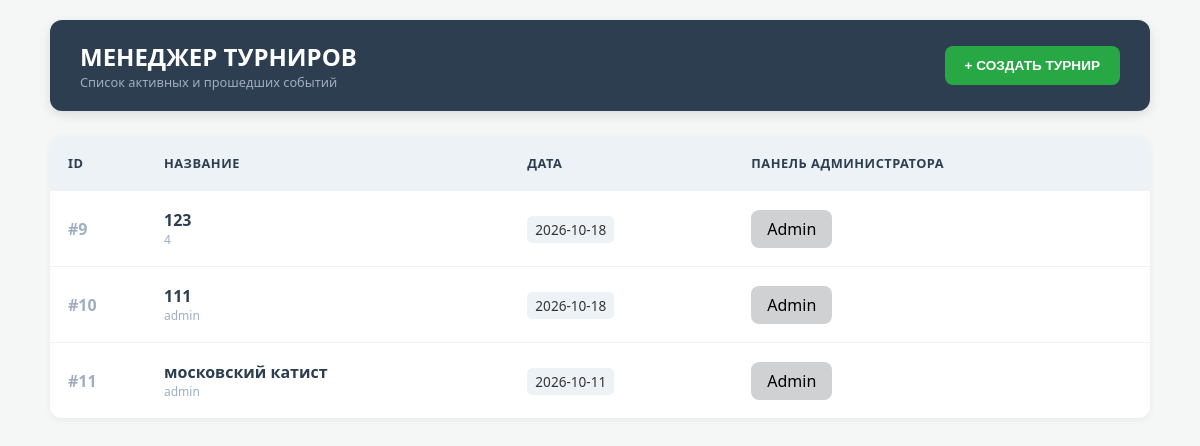
Before: / with the older database file.
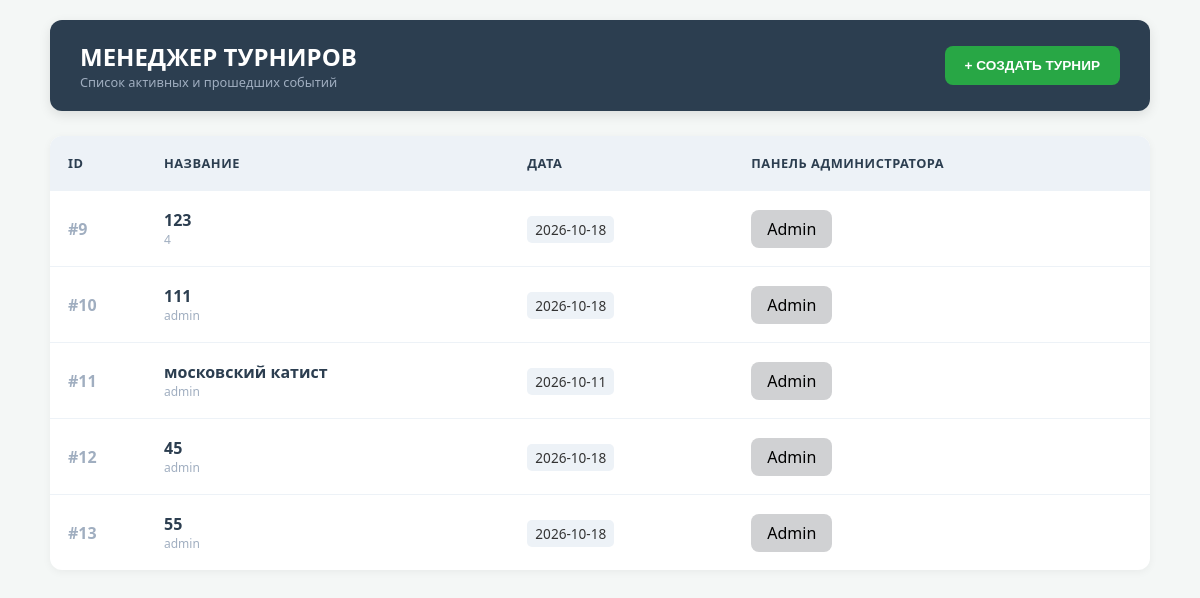
After: the same page with the newer database file.
### app/tournament_main/model.py (models this page shows)
class Base(DeclarativeBase):
    pass

class Tournament(Base):
    __tablename__ = "tournaments"
    id: Mapped[int] = mapped_column(primary_key=True)
    title: Mapped[str] = mapped_column(String(255))
    type: Mapped[str] = mapped_column(String(255))
    description: Mapped[str] = mapped_column(String)
    event_date: Mapped[date] = mapped_column(nullable=False)
    judge: Mapped[str] = mapped_column(String(255))
    title: Mapped[str] = mapped_column(String(255))
    secretary: Mapped[str] = mapped_column(String(255))
    db_path: Mapped[str] = mapped_column(String(255))  # Путь к файлу sqlite этого турнира

### app/show.py (the view)
@router.get("/", response_class=HTMLResponse)
async def index_page(request: Request, db: AsyncSession = Depends(get_db)):
    t_res = await db.execute(select(Tournament))
    tournaments = t_res.scalars().all()
    c_res = await db.execute(select(CategoryTemplate))
    templates_list = c_res.scalars().all()
    return templates.TemplateResponse("index.html", {
        "request": request,
        "tournaments": tournaments,
        "templates": templates_list
    })

### templates/index.html (shortened to what this page needs)
<!DOCTYPE html>
<html lang="ru">
<head>
</head>
<body>
<div class="container">
    <div class="top-bar">
        <div>
            <h1 style="margin:0; font-size: 1.5rem;">МЕНЕДЖЕР ТУРНИРОВ</h1>
            <div style="font-size: 0.8rem; color: var(--gray);">Список активных и прошедших событий</div>
        </div>
        <button class="btn btn-success" onclick="toggleForm()">+ СОЗДАТЬ ТУРНИР</button>
    </div>
    <table class="data-table">
        <thead>
            <tr>
                <th width="60">ID</th>
                <th>Название</th>
                <th>Дата</th>
                <th>Панель администратора</th>
            </tr>
        </thead>
<tbody>
    {% for t in tournaments %}
    <tr onclick="window.location.href='/view/{{ t.id }}/kata-show'" style="cursor: pointer;">
        <td style="color: var(--gray); font-weight: bold;">#{{ t.id }}</td>
        <td>
            <div style="font-weight: bold; font-size: 1rem; color: var(--dark);">{{ t.title }}</div>
            <div style="font-size: 0.75rem; color: var(--gray);">{{ t.description }}</div>
        </td>
        <td>
            <span style="background: #edf2f7; padding: 4px 8px; border-radius: 5px; font-size: 0.85rem;">
                {{ t.event_date }}
            </span>
        </td>
        <td>
            <a href="/{{ t.id }}/auth" class="admin-panel">Admin</a>
        </td>
    </tr>
    {% else %}
    <tr>
        <td colspan="4" style="text-align: center; padding: 50px; color: var(--gray);">
            Турниров пока нет. Нажмите кнопку выше, чтобы создать первый.
        </td>
    </tr>
    {% endfor %}
</tbody>
    </table>
</div>
</body>
</html>

### templates/index.html (style rules this page uses)
:root { --aka: #dc3545; --shiro: #0d6efd; --bg: #f4f7f6; --green: #28a745; --dark: #2c3e50; --gray: #a0aec0; --border: #e2e8f0; }
body { font-family: 'Segoe UI', Tahoma, Geneva, Verdana, sans-serif; background: var(--bg); margin: 0; padding: 20px; color: #333; }
.container { max-width: 1100px; margin: 0 auto; }
.top-bar { display: flex; justify-content: space-between; align-items: center; background: var(--dark); color: white; padding: 20px 30px; border-radius: 12px; margin-bottom: 25px; box-shadow: 0 4px 12px rgba(0,0,0,0.1); }
.data-table { width: 100%; border-collapse: separate; border-spacing: 0; background: white; border-radius: 12px; overflow: hidden; box-shadow: 0 2px 8px rgba(0,0,0,0.05); }
.data-table th { background: #edf2f7; color: var(--dark); text-align: left; padding: 18px; font-size: 0.8rem; text-transform: uppercase; letter-spacing: 0.5px; }
.btn { border: none; padding: 12px 20px; border-radius: 8px; cursor: pointer; font-weight: 700; transition: 0.2s; font-size: 0.85rem; text-decoration: none; display: inline-flex; align-items: center; gap: 8px; }
.btn-success { background: var(--green); color: white; }
.admin-panel { text-decoration: none; display: inline-block; padding: 8px 16px; border-radius: 8px; background:#d0d1d3; color: black; }

Changed rows visible on the page:
added Tournament: id "12", title "45", description "admin", event_date "2026-10-18"
added Tournament: id "13", title "55", description "admin", event_date "2026-10-18"
